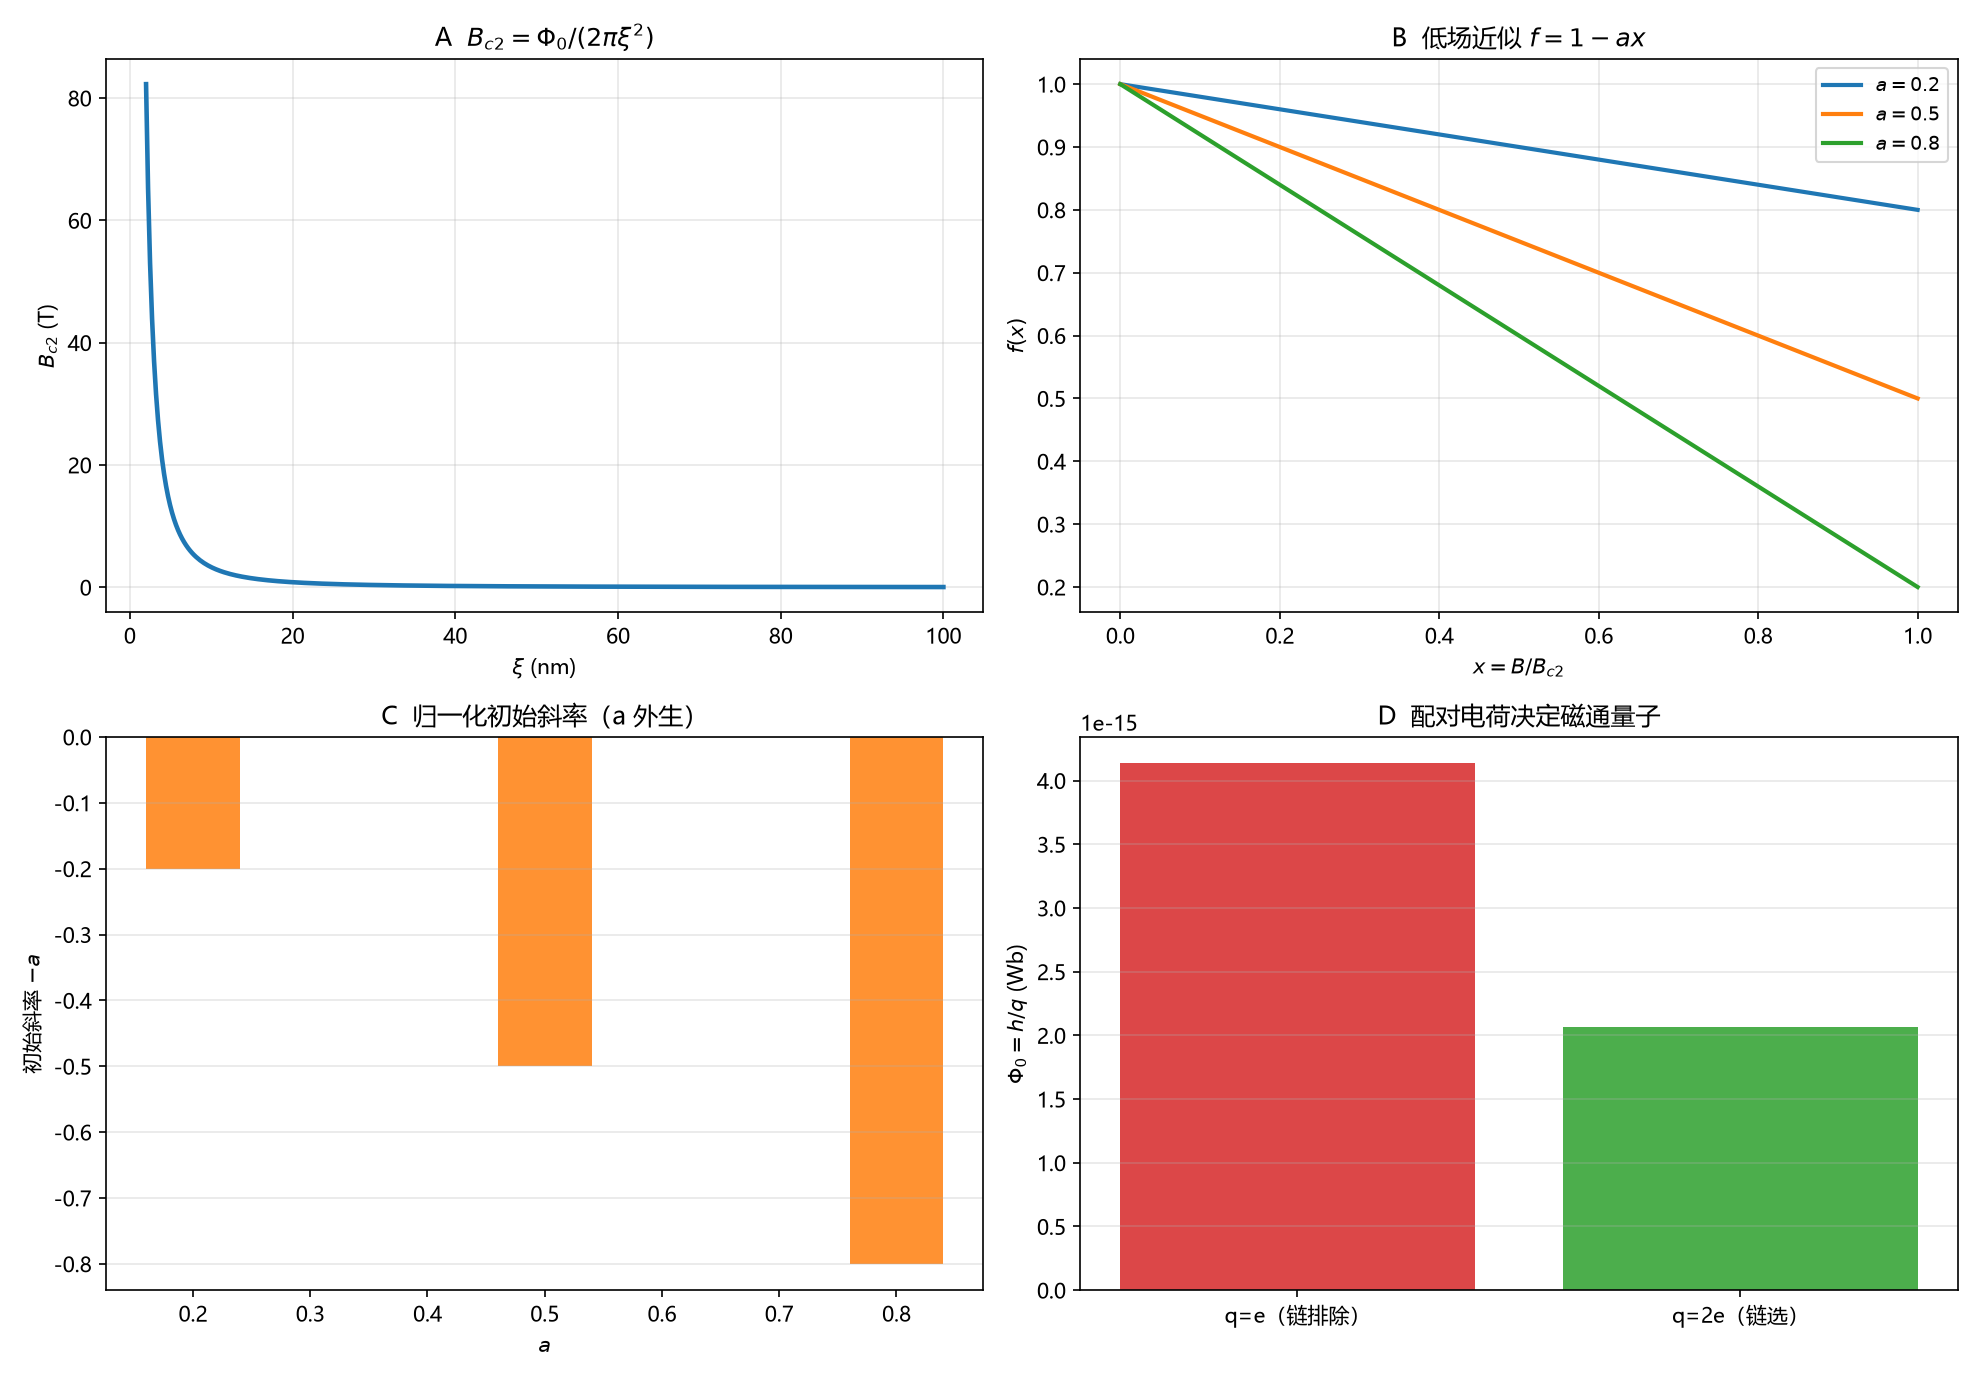

This chart was generated by the following Python code:
# -*- coding: utf-8 -*-
"""
目标区／临-19 的数值核对。

1. B_c2 = Phi0/(2 pi xi^2) 随 xi 的双曲线（Phi0=h/2e）；
2. f_a(x)=1-a x 低场近似（a=0.2,0.5,0.8）；
3. 归一化初始斜率 -a；
4. q=e 与 q=2e 的磁通量子对比（链选 q=2e）。

外部物理常数只作数值示意；曲线由 (L19.1)-(L19.5) 直接计算。
"""

import csv
import os

import numpy as np
import matplotlib
matplotlib.use("Agg")
import matplotlib.pyplot as plt

plt.rcParams["font.sans-serif"] = ["Microsoft YaHei", "SimHei", "DejaVu Sans"]
plt.rcParams["axes.unicode_minus"] = False

HERE = os.path.dirname(os.path.abspath(__file__))
OUT_PNG = os.path.join(HERE, "目标_临19_Bc2与场依赖.png")
OUT_CSV = os.path.join(HERE, "目标_临19_Bc2与场依赖.csv")

H = 6.62607015e-34   # J s
E = 1.602176634e-19  # C
PHI0 = H / (2 * E)
PI = np.pi


def main():
    rows = []
    print(f"Phi0 = h/(2e) = {PHI0:.6e} Wb")
    rows.append(("phi0", 2, PHI0, H / E, np.nan))

    print("\nBc2 vs xi")
    for xi_nm in (2, 5, 10, 20, 50, 100):
        xi = xi_nm * 1e-9
        bc2 = PHI0 / (2 * PI * xi ** 2)
        print(f"  xi={xi_nm:3d} nm: Bc2={bc2:.4f} T")
        rows.append(("bc2", xi_nm, bc2, np.nan, np.nan))

    print("\n低场斜率")
    for a in (0.2, 0.5, 0.8):
        print(f"  a={a}: f'(0)={-a}, f(0.2)={1-a*0.2:.3f}")
        rows.append(("slope", a, -a, 1 - a * 0.2, np.nan))

    with open(OUT_CSV, "w", newline="", encoding="utf-8-sig") as fh:
        wr = csv.writer(fh)
        wr.writerow(["kind", "x", "y", "y_ref", "extra"])
        wr.writerows(rows)

    fig, ax = plt.subplots(2, 2, figsize=(13.2, 9.2))

    # A Bc2
    xis = np.linspace(2, 100, 400)
    bc2s = PHI0 / (2 * PI * (xis * 1e-9) ** 2)
    ax[0, 0].plot(xis, bc2s, lw=2.2, color="tab:blue")
    ax[0, 0].set_xlabel(r"$\xi$ (nm)")
    ax[0, 0].set_ylabel(r"$B_{c2}$ (T)")
    ax[0, 0].set_title(r"A  $B_{c2}=\Phi_0/(2\pi\xi^2)$")
    ax[0, 0].grid(alpha=0.3, which="both")

    # B f
    x = np.linspace(0, 1, 200)
    for a in (0.2, 0.5, 0.8):
        ax[0, 1].plot(x, 1 - a * x, lw=2.0, label=rf"$a={a}$")
    ax[0, 1].set_xlabel(r"$x=B/B_{c2}$")
    ax[0, 1].set_ylabel(r"$f(x)$")
    ax[0, 1].set_title(r"B  低场近似 $f=1-a x$")
    ax[0, 1].legend(fontsize=9)
    ax[0, 1].grid(alpha=0.3)

    # C slope
    aa = np.array([0.2, 0.5, 0.8])
    ax[1, 0].bar(aa, -aa, width=0.08, color="tab:orange", alpha=0.85)
    ax[1, 0].set_xlabel(r"$a$")
    ax[1, 0].set_ylabel(r"初始斜率 $-a$")
    ax[1, 0].set_title("C  归一化初始斜率（a 外生）")
    ax[1, 0].grid(alpha=0.3, axis="y")

    # D flux quantum
    ax[1, 1].bar(["q=e（链排除）", "q=2e（链选）"], [H / E, H / (2 * E)],
                 color=["tab:red", "tab:green"], alpha=0.85)
    ax[1, 1].set_ylabel(r"$\Phi_0=h/q$ (Wb)")
    ax[1, 1].set_title("D  配对电荷决定磁通量子")
    ax[1, 1].grid(alpha=0.3, axis="y")

    fig.tight_layout()
    fig.savefig(OUT_PNG, dpi=150)
    plt.close(fig)
    print("\nsaved:", OUT_PNG)
    print("saved:", OUT_CSV)


if __name__ == "__main__":
    main()
